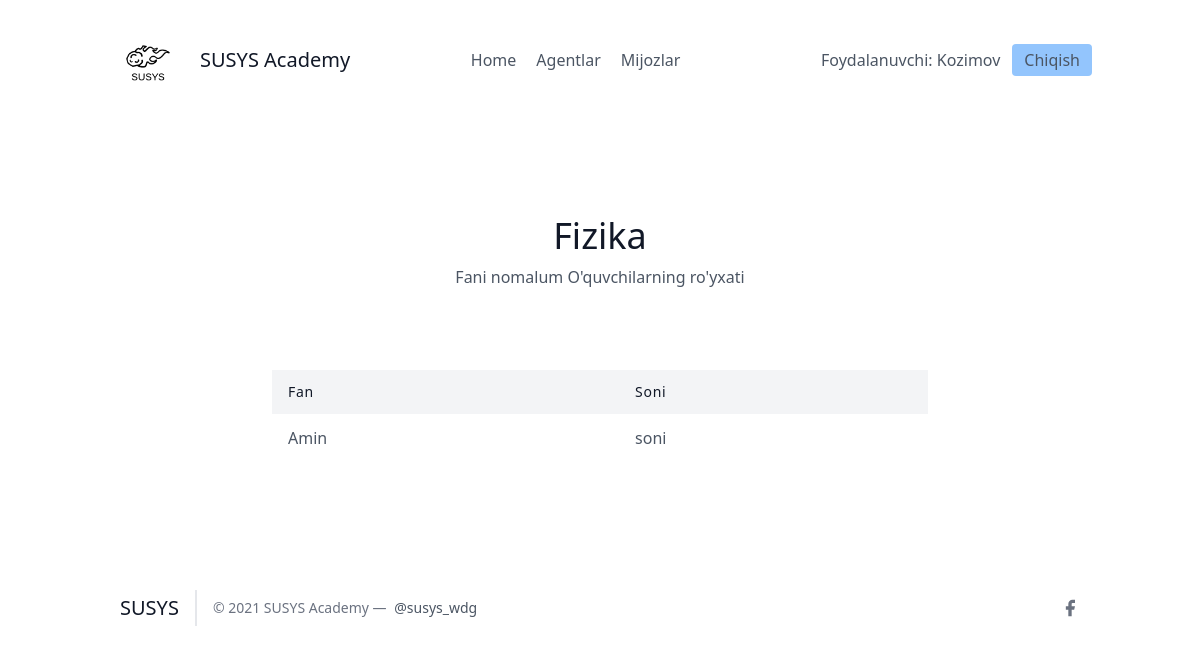
The page /leads/categories/2 (signed in) on the database as committed earlier.
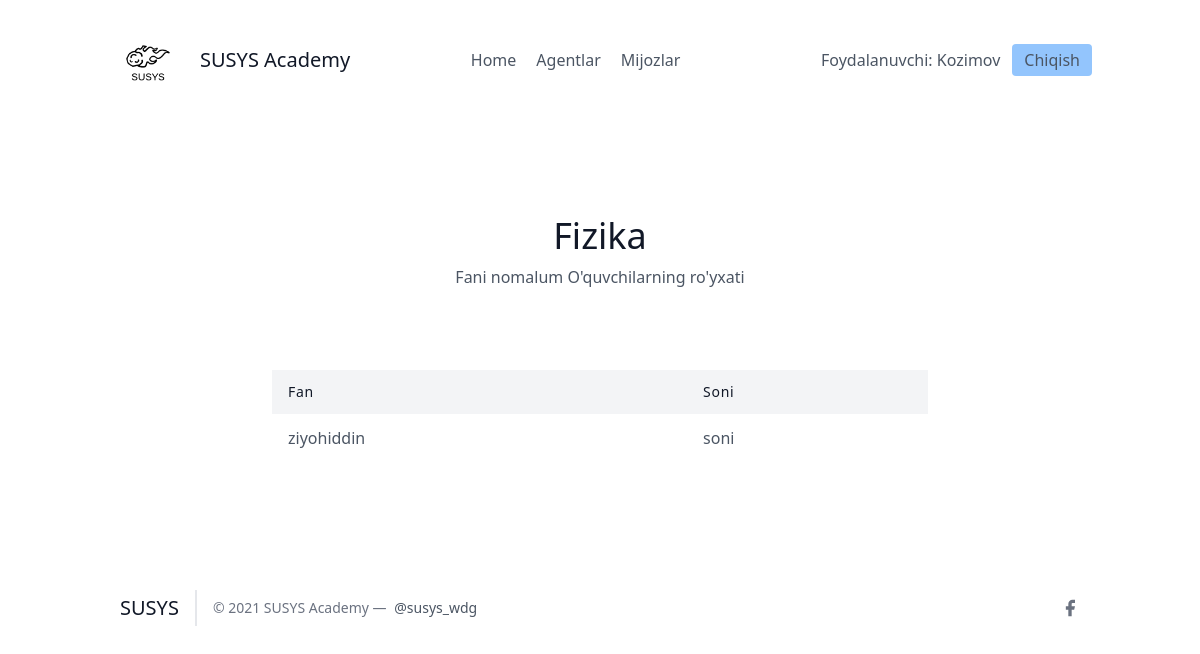
The same page on the database as committed later.
### leads/models.py (models this page shows, shortened)
class Lead(models.Model):
    ismi = models.CharField(max_length=20)
    familiyasi = models.CharField(max_length=20)
    yoshi = models.IntegerField(default=0)
    organisation = models.ForeignKey(UserProfile, on_delete=models.CASCADE)
    agent = models.ForeignKey("Agent", null=True, blank=True, on_delete=models.SET_NULL)
    category = models.ForeignKey("Category", related_name="leads", null=True, blank=True, on_delete=models.SET_NULL)

### leads/views.py (the view)
# urls.py: path('categories/<int:pk>', CategoryDetailView.as_view(), name="category")
class CategoryDetailView(LoginRequiredMixin, DetailView):
    template_name = "leads/category_detail.html"
    context_object_name = "category"
    def get_queryset(self):
        user = self.request.user
        if user.is_organisor:
            queryset = Category.objects.filter(
                organisation = user.userprofile
            )
        else:
            queryset = Category.objects.filter(
                organisation = user.agent.organisation
            )
        return queryset

### leads/templates/leads/category_detail.html (shortened to what this page needs)
{% extends 'base.html' %}
{% block content %}
    <section class="text-gray-600 body-font">
    <div class="container px-5 py-24 mx-auto">
      <div class="flex flex-col text-center w-full mb-20">
        <h1 class="sm:text-4xl text-3xl font-medium title-font mb-2 text-gray-900">{{ category.nomi }}</h1>
        <p class="lg:w-2/3 mx-auto leading-relaxed text-base">Fani nomalum O'quvchilarning ro'yxati</p>
      </div>
      <div class="lg:w-2/3 w-full mx-auto overflow-auto">
        <table class="table-auto w-full text-left whitespace-no-wrap">
          <thead>
            <tr>
              <th class="px-4 py-3 title-font tracking-wider font-medium text-gray-900 text-sm bg-gray-100">Fan</th>
              <th class="px-4 py-3 title-font tracking-wider font-medium text-gray-900 text-sm bg-gray-100">Soni</th>
            </tr>
          </thead>
          <tbody>
            {% for lead in category.leads.all %}
            <tr>
              <td class="px-4 py-3">{{ lead.ismi }}</td>
              <td class="px-4 py-3">soni</td>
            </tr>
            {% endfor %}
          </tbody>
        </table>
      </div>
    </div>
    </section>
{% endblock %}

Rows that differ between the two databases and show on the page:
no longer on this page (row edited): Lead: ismi "Amin"
now on this page (row edited): Lead: ismi "ziyohiddin"
